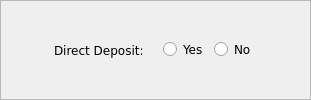
                   <widget class="QFrame" name="frame_5">
                    <property name="sizePolicy">
                     <sizepolicy hsizetype="MinimumExpanding" vsizetype="Preferred">
                      <horstretch>0</horstretch>
                      <verstretch>0</verstretch>
                     </sizepolicy>
                    </property>
                    <property name="minimumSize">
                     <size>
                      <width>270</width>
                      <height>45</height>
                     </size>
                    </property>
                    <property name="maximumSize">
                     <size>
                      <width>350</width>
                      <height>16777215</height>
                     </size>
                    </property>
                    <property name="styleSheet">
                     <string notr="true">background-color: none;
</string>
                    </property>
                    <property name="frameShape">
                     <enum>QFrame::StyledPanel</enum>
                    </property>
                    <property name="frameShadow">
                     <enum>QFrame::Raised</enum>
                    </property>
                    <layout class="QHBoxLayout" name="horizontalLayout_4">
                     <property name="topMargin">
                      <number>4</number>
                     </property>
                     <property name="bottomMargin">
                      <number>4</number>
                     </property>
                     <item>
                      <spacer name="horizontalSpacer_112">
                       <property name="orientation">
                        <enum>Qt::Horizontal</enum>
                       </property>
                       <property name="sizeHint" stdset="0">
                        <size>
                         <width>40</width>
                         <height>20</height>
                        </size>
                       </property>
                      </spacer>
                     </item>
                     <item>
                      <widget class="QLabel" name="directDeposit_label">
                       <property name="minimumSize">
                        <size>
                         <width>105</width>
                         <height>0</height>
                        </size>
                       </property>
                       <property name="font">
                        <font>
                         <family>Verdana</family>
                         <pointsize>9</pointsize>
                        </font>
                       </property>
                       <property name="text">
                        <string>Direct Deposit:   </string>
                       </property>
                       <property name="alignment">
                        <set>Qt::AlignCenter</set>
                       </property>
                      </widget>
                     </item>
                     <item alignment="Qt::AlignVCenter">
                      <widget class="QRadioButton" name="directDepositYes_radioButton">
                       <property name="sizePolicy">
                        <sizepolicy hsizetype="MinimumExpanding" vsizetype="Fixed">
                         <horstretch>0</horstretch>
                         <verstretch>0</verstretch>
                        </sizepolicy>
                       </property>
                       <property name="minimumSize">
                        <size>
                         <width>45</width>
                         <height>0</height>
                        </size>
                       </property>
                       <property name="maximumSize">
                        <size>
                         <width>40</width>
                         <height>16777215</height>
                        </size>
                       </property>
                       <property name="font">
                        <font>
                         <family>Verdana</family>
                         <pointsize>9</pointsize>
                        </font>
                       </property>
                       <property name="cursor">
                        <cursorShape>PointingHandCursor</cursorShape>
                       </property>
                       <property name="layoutDirection">
                        <enum>Qt::LeftToRight</enum>
                       </property>
                       <property name="text">
                        <string>Yes</string>
                       </property>
                      </widget>
                     </item>
                     <item alignment="Qt::AlignVCenter">
                      <widget class="QRadioButton" name="directDepositNo_radioButton">
                       <property name="sizePolicy">
                        <sizepolicy hsizetype="MinimumExpanding" vsizetype="Fixed">
                         <horstretch>0</horstretch>
                         <verstretch>0</verstretch>
                        </sizepolicy>
                       </property>
                       <property name="minimumSize">
                        <size>
                         <width>45</width>
                         <height>0</height>
                        </size>
                       </property>
                       <property name="font">
                        <font>
                         <family>Verdana</family>
                         <pointsize>9</pointsize>
                        </font>
                       </property>
                       <property name="cursor">
                        <cursorShape>PointingHandCursor</cursorShape>
                       </property>
                       <property name="text">
                        <string>No</string>
                       </property>
                      </widget>
                     </item>
                     <item>
                      <spacer name="horizontalSpacer_99">
                       <property name="orientation">
                        <enum>Qt::Horizontal</enum>
                       </property>
                       <property name="sizeHint" stdset="0">
                        <size>
                         <width>40</width>
                         <height>20</height>
                        </size>
                       </property>
                      </spacer>
                     </item>
                    </layout>
                   </widget>
